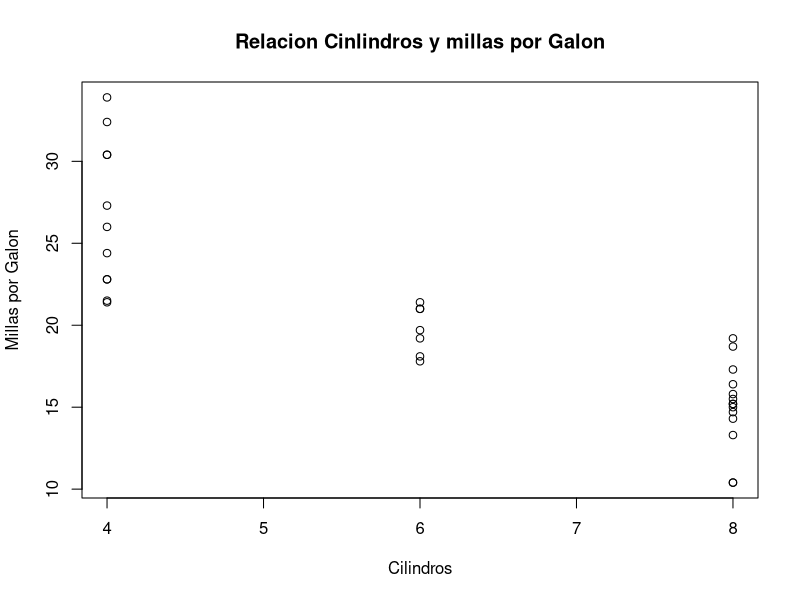
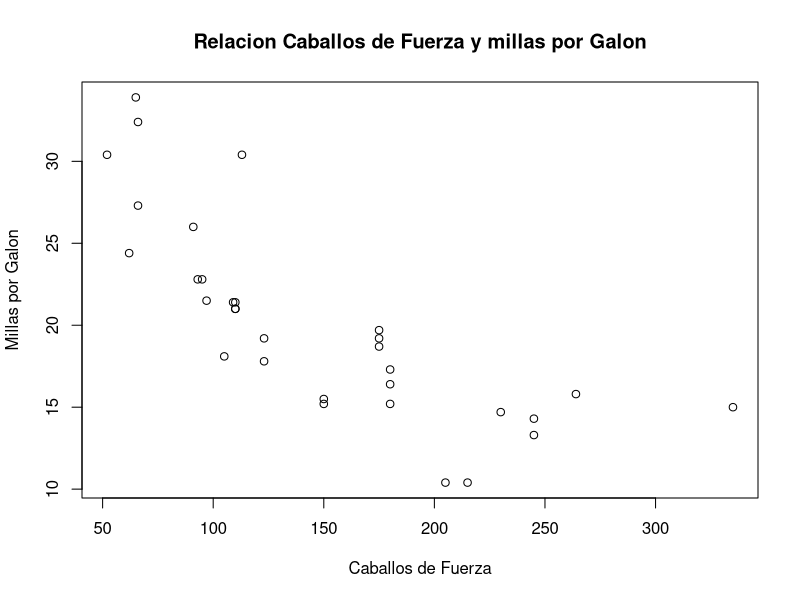

Source code (R) for these figures, in order: (Note: this script raises an error after producing the figures.)
##EDA con dataset proyecto - Gráficas de dispersión.
##plot (y,X)
plot(mtcars$mpg ~ mtcars$cyl,
     xlab="Cilindros",ylab = "Millas por Galon",
     main="Relacion Cinlindros y millas por Galon")


plot(mtcars$mpg ~ mtcars$hp,
     xlab="Caballos de Fuerza",ylab = "Millas por Galon",
     main="Relacion Caballos de Fuerza y millas por Galon")


##EDA orangeec

plot(orangeec$Unemployment ~ orangeec$Education.invest...GDP,
     xlab="Inversion Educacion (%PIB)",
     ylab = "Desempleo",
     main="Relacion Inversion en Educacion y Desempleo")



plot(orangeec$GDP.PC ~ orangeec$Creat.Ind...GDP,
     xlab="Aporte Economia Naranja al PIB",
     ylab = "PIB Per Capita",
     main="Relacion Economia Naranja y PIB per Capita ")


##EDA Histogramas

gplot(mtcars$hp,
      geom="histogram",
      xlab="Caballos de Fuerza",
      main="Carros Segun Caballos de Fuerza")



ggplot(mtcars,aes(x=hp))+
       geom_histogram(binwidth = 30)+
       labs(x="Caballos de Fuerza",y="Cantidad de Autos",
       title="Caballos de Fuerza en Autos Seleecionados")+
       theme(legend.position = "none")+
       theme(panel.background = element_blank(),
             panel.grid.major = element_blank(),
             panel.grid.minor = element_blank())

ggplot()+geom_histogram(data = mtcars,
                        aes(x=hp),fill="Blue",color="Red",
                        binwidth =20)+
  labs(x="Caballos de Fuerza",y="Cantidad de Autos",
       title="Caballos de Fuerza en Autos Seleecionados")+
  
  xlim(c(80,280))+
  theme(legend.position = "none")+
  theme(panel.background = element_blank(),
        panel.grid.major = element_blank(),
        panel.grid.minor = element_blank())


##Orangeec

ggplot()+geom_histogram(data = orangeec,
                        aes(x=orangeec$GDP.PC),fill="Blue",color="Red",
                        binwidth =2000)+
  labs(x="PIB Per Capita",y="Cantidad de Paises",
       title="PIB Per Capita por Pais LATAM")+
  theme(legend.position = "none")+
  theme(panel.background = element_blank(),
        panel.grid.major = element_blank(),
        panel.grid.minor = element_blank())



ggplot()+geom_histogram(data = orangeec,
                        aes(x=orangeec$Creat.Ind...GDP),fill="Blue",color="Red",
                        binwidth =1)+
  labs(x="Aporte de Economia Naranja al PIB%",y="Cantidad de Paises",
       title="Aporte de Economia al PIB por Pais LATAM")+
  theme(legend.position = "none")+
  theme(panel.background = element_blank(),
        panel.grid.major = element_blank(),
        panel.grid.minor = element_blank())



ggplot()+geom_histogram(data = orangeec,
                        aes(x=orangeec$Internet.penetration...population),fill="red",color="gray",
                        binwidth =5)+
  labs(x="%Penetracion de Internet",y="Cantidad de Paises",
       title="Penetracion % por Pais LATAM")+
  theme(legend.position = "none")+
  theme(panel.background = element_blank(),
        panel.grid.major = element_blank(),
        panel.grid.minor = element_blank())





